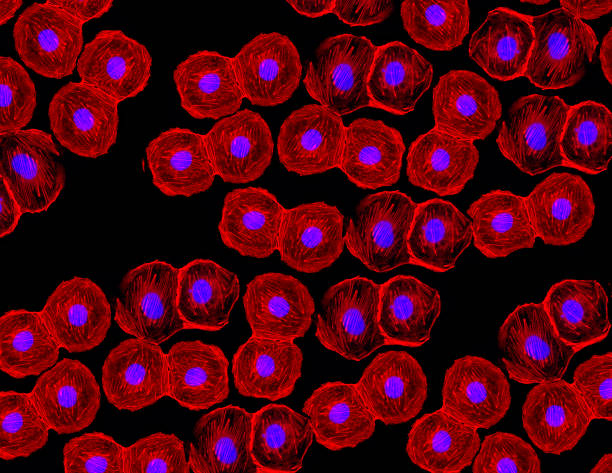
#> input picture cell_recognition/test_image.jpg, 612 x 473 px
$ jupyter execute cells_recognition.ipynb
#> lines starting #> are read from the running program, lines starting #| are printed output that depends on the picture; after the words box and inside, x2 and y2 are one past the last pixel; in counts of white or black regions, pixels touching at a corner belong together
[cell 1]
import cv2
import numpy as np
import matplotlib.pyplot as plt

Try to detec cell with cytoplasm border

[cell 2]
# Load the image
image = cv2.imread("test_image.jpg")
#> image is the input picture: shape (473, 612, 3); mean B, G, R 18.6, 2, 83.8

# Convert to HSV color space
hsv_image = cv2.cvtColor(image, cv2.COLOR_BGR2HSV)
#> hsv_image: shape (473, 612, 3); mean H, S, V 66.2, 206.8, 91.4

# Define color thresholds for red (cells) and blue (nuclei)
lower_red1 = np.array([0, 70, 50])
upper_red1 = np.array([10, 255, 255])
lower_red2 = np.array([170, 70, 50])
upper_red2 = np.array([180, 255, 255])

# Red mask for cytoplasm (combine two ranges for red)
mask_red1 = cv2.inRange(hsv_image, lower_red1, upper_red1)
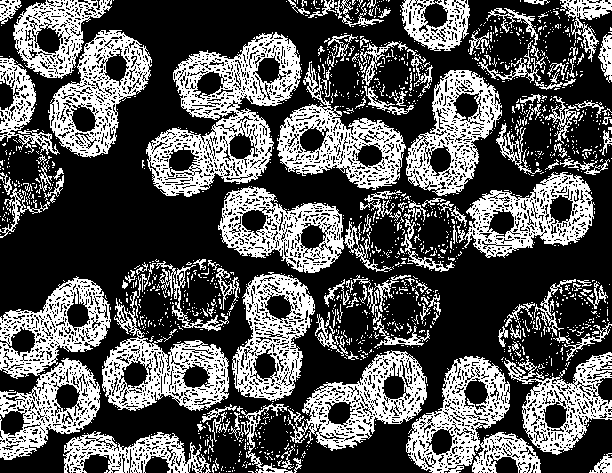
#> mask_red1: shape (473, 612); 34.6% white; 1482 white regions (1348 under 20 px), largest, box (x1, y1, x2, y2) and area: (146, 32, 302, 197) 9830, (0, 276, 111, 460) 8859, (406, 356, 541, 473) 6235
mask_red2 = cv2.inRange(hsv_image, lower_red2, upper_red2)
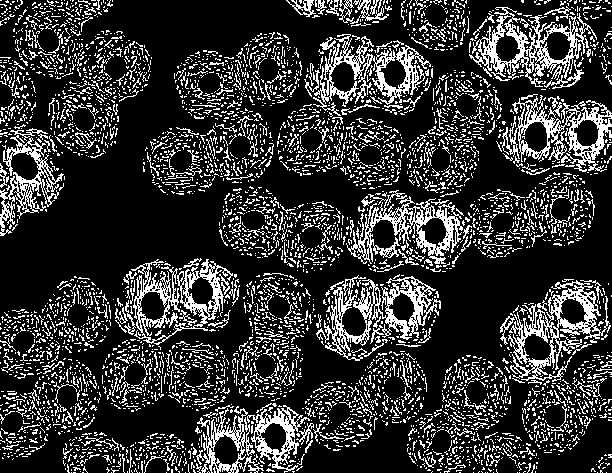
#> mask_red2: shape (473, 612); 20.8% white in thin lines or dots
red_mask = cv2.bitwise_or(mask_red1, mask_red2)
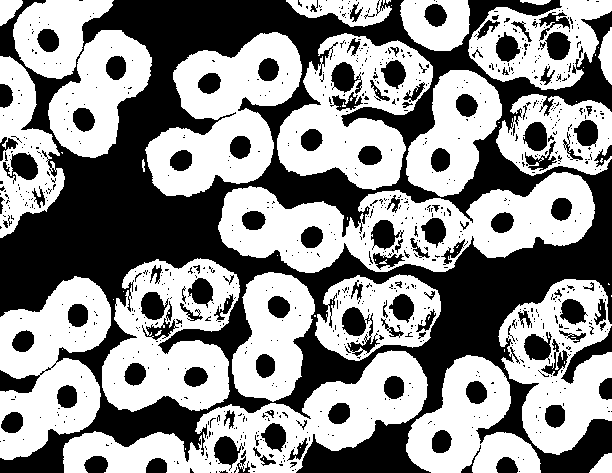
#> red_mask: shape (473, 612); 55.3% white; 891 black regions (769 under 20 px), largest, box (x1, y1, x2, y2) and area: (0, 0, 612, 473) 98557, (342, 307, 380, 356) 851, (561, 326, 612, 384) 741

# Apply morphological operations to remove noise
kernel = np.ones((5, 5), np.uint8)
red_mask = cv2.morphologyEx(red_mask, cv2.MORPH_CLOSE, kernel)
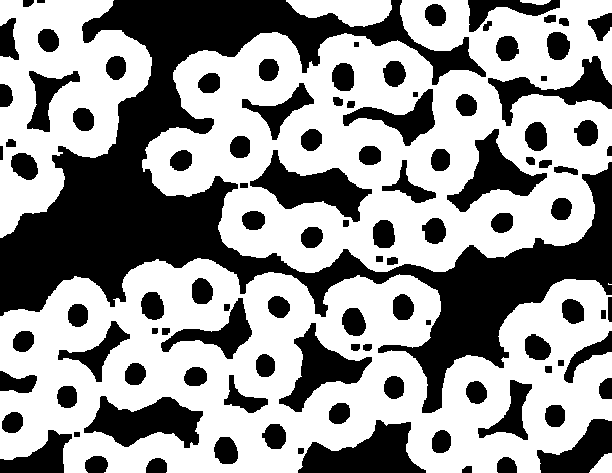
#> red_mask: shape (473, 612); 59.4% white; 106 black regions, largest, box (x1, y1, x2, y2) and area: (0, 0, 612, 413) 59070, (298, 420, 426, 473) 3804, (84, 396, 203, 448) 3559
red_mask = cv2.morphologyEx(red_mask, cv2.MORPH_OPEN, kernel)
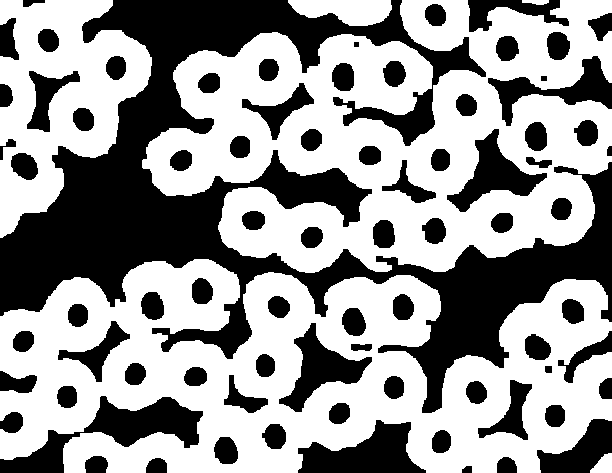
#> red_mask: shape (473, 612); 59.1% white; 78 black regions

# Find contours in the red mask
contours, _ = cv2.findContours(red_mask, cv2.RETR_EXTERNAL, cv2.CHAIN_APPROX_SIMPLE)
#> contours = 6 contours; box (x1, y1, x2, y2) and area: (0, 259, 612, 473) 90848, (142, 0, 612, 273) 84106, (0, 0, 152, 238) 21422, (288, 0, 392, 26) 1824, (590, 453, 612, 473) 260, (522, 0, 549, 5) 75

# Filter out small contours based on area (optional)
min_area = 50  # Adjust based on cell size
cell_contours = [cnt for cnt in contours if cv2.contourArea(cnt) > min_area]
#> cell_contours has the same summary as contours

# Draw contours on the original image (optional, for visualization)
output_image = image.copy()
cv2.drawContours(output_image, cell_contours, -1, (0, 255, 0), 2)
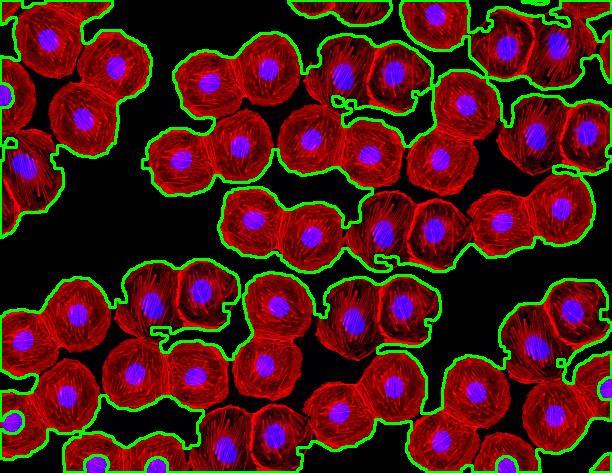
#> output_image: shape (473, 612, 3); 8.5% of pixels changed, all inside (x1, y1, x2, y2) = (0, 0, 612, 473)

# Count the cells
cell_count = len(cell_contours)
#> cell_count = 6
print("Number of cells detected:", cell_count)
#| Number of cells detected: 6

# Draw contours on the original image
# output_image = image.copy()
# cv2.drawContours(output_image, cell_contours, -1, (0, 255, 0), 2)

# Show the result
plt.figure(figsize=(8, 8))
plt.imshow(cv2.cvtColor(output_image, cv2.COLOR_BGR2RGB))
plt.axis('off')  # Hide axes
plt.title("Cells Detected")
plt.show()

6 cells are detected. border are correctly recognized but the work is incomplete because some cells are overlapped.

Lets use the nucleus as a detection pattern

```lower_blue = np.array([90, 50, 50])```

Hue = 90: This is the start of the blue range. You may want to lower this value to include more shades of blue if needed.

Saturation = 50: This indicates a minimum saturation. Increasing this will require the color to be more vivid, potentially excluding dimly lit nuclei. If you're missing some nuclei, try lowering this value.

Value = 50: This indicates a minimum brightness. Increasing this will ensure only brighter regions are considered. If your nuclei are darker, try lowering this value.

```upper_blue = np.array([130, 255, 255])```

Hue = 130: This is the end of the blue range. You might want to increase this to include more shades of blue.

Saturation = 255: This allows for the highest intensity of blue colors. You can adjust this lower if you want to include less intense blue shades.

Value = 255: This indicates the brightest possible colors. If your nuclei are somewhat dimmer, lowering this value might help detect them.

[cell 3]
import cv2
import numpy as np
import matplotlib.pyplot as plt

# Load the image
image = cv2.imread("test_image.jpg")

# Convert to HSV color space
hsv_image = cv2.cvtColor(image, cv2.COLOR_BGR2HSV)

# Define color thresholds for blue detection
lower_blue = np.array([100, 150, 50])  # Lower bound for blue
upper_blue = np.array([140, 255, 255])  # Upper bound for blue

# Create a mask for the blue nucleus : its like a filter that let only the blue passing
blue_mask = cv2.inRange(hsv_image, lower_blue, upper_blue)
#> blue_mask: shape (473, 612); 5.3% white; 65 white regions (14 under 20 px), largest, box (x1, y1, x2, y2) and area: (12, 154, 37, 179) 411, (548, 32, 569, 59) 396, (525, 336, 550, 360) 395

# Apply morphological operations to remove noise
kernel = np.ones((5, 5), np.uint8)
blue_mask = cv2.morphologyEx(blue_mask, cv2.MORPH_CLOSE, kernel)
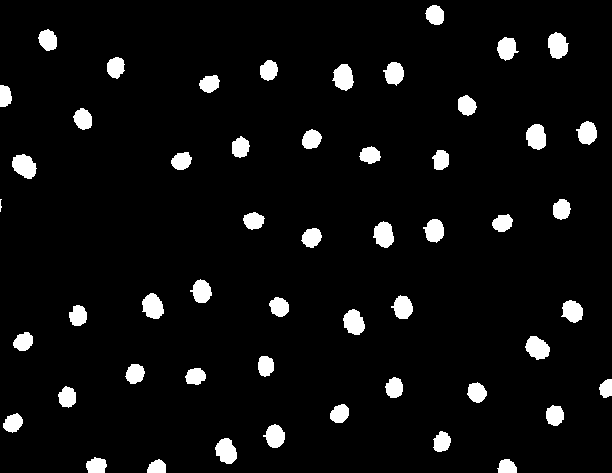
#> blue_mask: shape (473, 612); 5.5% white; 52 white regions (1 under 20 px), largest, box (x1, y1, x2, y2) and area: (12, 154, 37, 179) 438, (332, 64, 354, 91) 417, (142, 293, 164, 319) 416
blue_mask = cv2.morphologyEx(blue_mask, cv2.MORPH_OPEN, kernel)
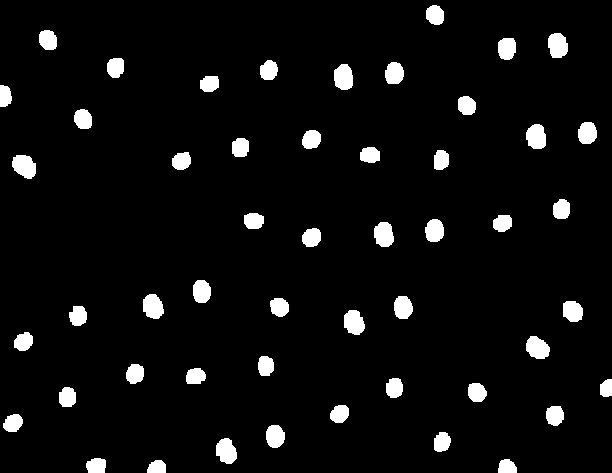
#> blue_mask: shape (473, 612); 5.4% white; 51 white regions

# Find contours in the blue mask
contours, _ = cv2.findContours(blue_mask, cv2.RETR_EXTERNAL, cv2.CHAIN_APPROX_SIMPLE)
#> contours = 51 contours; largest, box (x1, y1, x2, y2) and area: (12, 155, 36, 179) 396, (526, 336, 550, 359) 376, (216, 438, 237, 464) 374, (334, 64, 353, 90) 374, (526, 124, 546, 149) 373

# Filter out small contours based on area (optional)
min_area = 50  # Adjust based on nucleus size
nucleus_contours = [cnt for cnt in contours if cv2.contourArea(cnt) > min_area]
#> nucleus_contours has the same summary as contours

# Draw contours on the original image (for visualization)
output_image = image.copy()
cv2.drawContours(output_image, nucleus_contours, -1, (0, 255, 0), 2)  # Green contours for nuclei
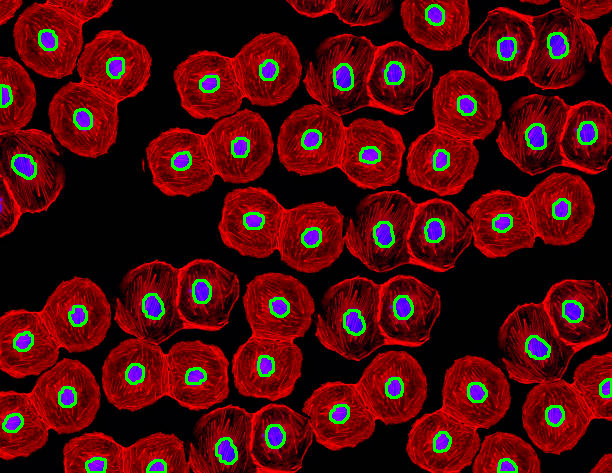
#> output_image: shape (473, 612, 3); 3.55% of pixels changed, all inside (x1, y1, x2, y2) = (0, 4, 612, 473)

# Count the cells
cell_count = len(nucleus_contours)
#> cell_count = 51
print("Number of cells detected:", cell_count)
#| Number of cells detected: 51

# Show the result
plt.figure(figsize=(15, 8))

plt.subplot(121)
plt.imshow(cv2.cvtColor(image, cv2.COLOR_BGR2RGB))
plt.axis('off')
plt.title("Original image")

plt.subplot(122)
plt.imshow(cv2.cvtColor(output_image, cv2.COLOR_BGR2RGB))
plt.axis('off')  # Hide axes
plt.title("Cells Detection by nucleus color")

plt.show()
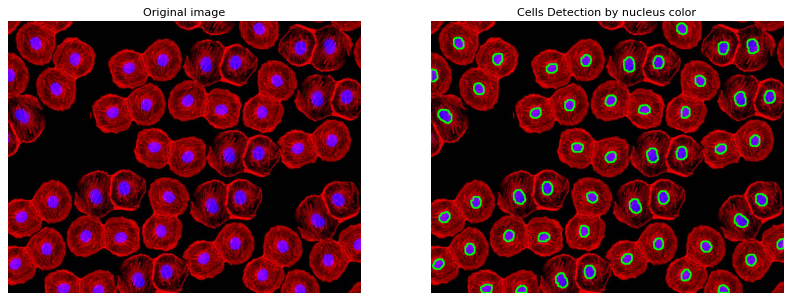
#> figure drawn by matplotlib, 2 panels
